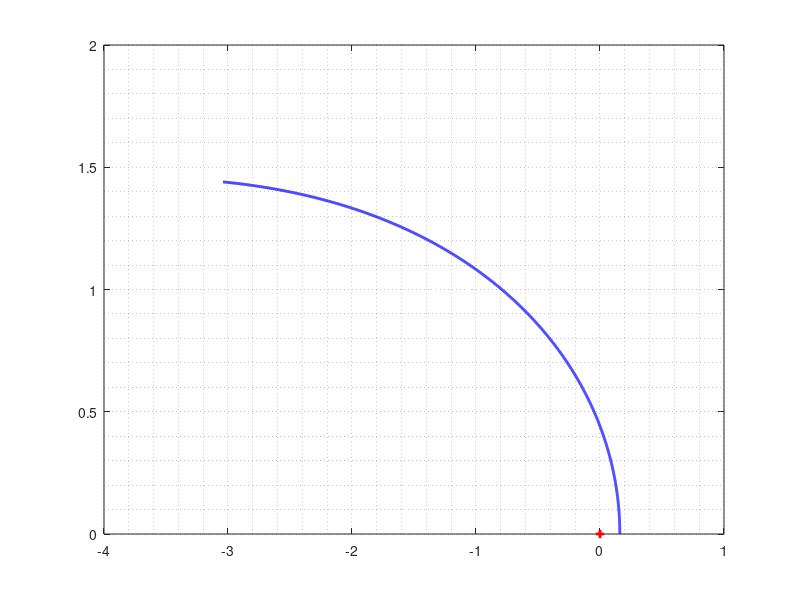
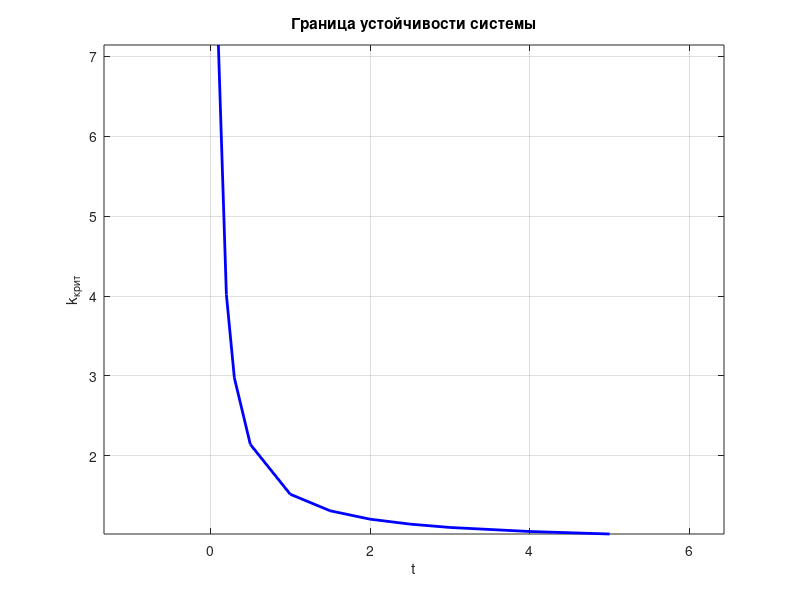

MATLAB code for these plots, in order: (Note: this script raises an error after producing the figures.)
clear, clc

% коэффициенты
T1 = 0.7;
k1 = 1.6;
T = 0.1;
k = 0.1;
B = [k*k1];
A = [T*T1, T+T1, 1, k*k1];
W = tf(B, A);
w=0.001:0.001:2;
GM=freqs(A, 1, w);
U = real(GM);
V = imag(GM);
plot(U,V,'b-','LineWidth',2);
hold on
plot(0,0,'r+','LineWidth',2);
grid minor
%xlim([-10 10]);
hold off

T=[0.1, 0.2, 0.3, 0.5, 1, 1.5, 2, 2.5, 3, 4 ,5];
k1 = 1.6;
k_cr = 1/k1*[11.43,6.43,4.761,3.427,2.428,2.096,1.928,1.829,1.762,1.681,1.631];
figure();
plot(T, k_cr, 'b-', 'Linewidth', 2);
axis equal;
grid on;
title('Граница устойчивости системы');
xlabel('t');
ylabel('k_{крит}');

figure();
T=0.7;
k=0.1;
W1=tf([k*k1],[T*T1,T+T1,1,k*k1]);
ltiview({'step';'impulse';'bode';'nyquist';'pzmap'},W1);

figure();
T=1.7;
k=3;
W1=tf([k*k1],[T*T1,T+T1,1,k*k1]);
ltiview({'step';'impulse';'bode';'nyquist';'pzmap'},W1);

figure();
T=1.5;
k=2.096/k1;
W1=tf([k*k1],[T*T1,T+T1,1,k*k1]);
ltiview({'step';'impulse';'bode';'nyquist';'pzmap'},W1);
%sys = tf(k*k1, [T*T1, T+T1, 1, k*k1]);
%nyquist(sys);


